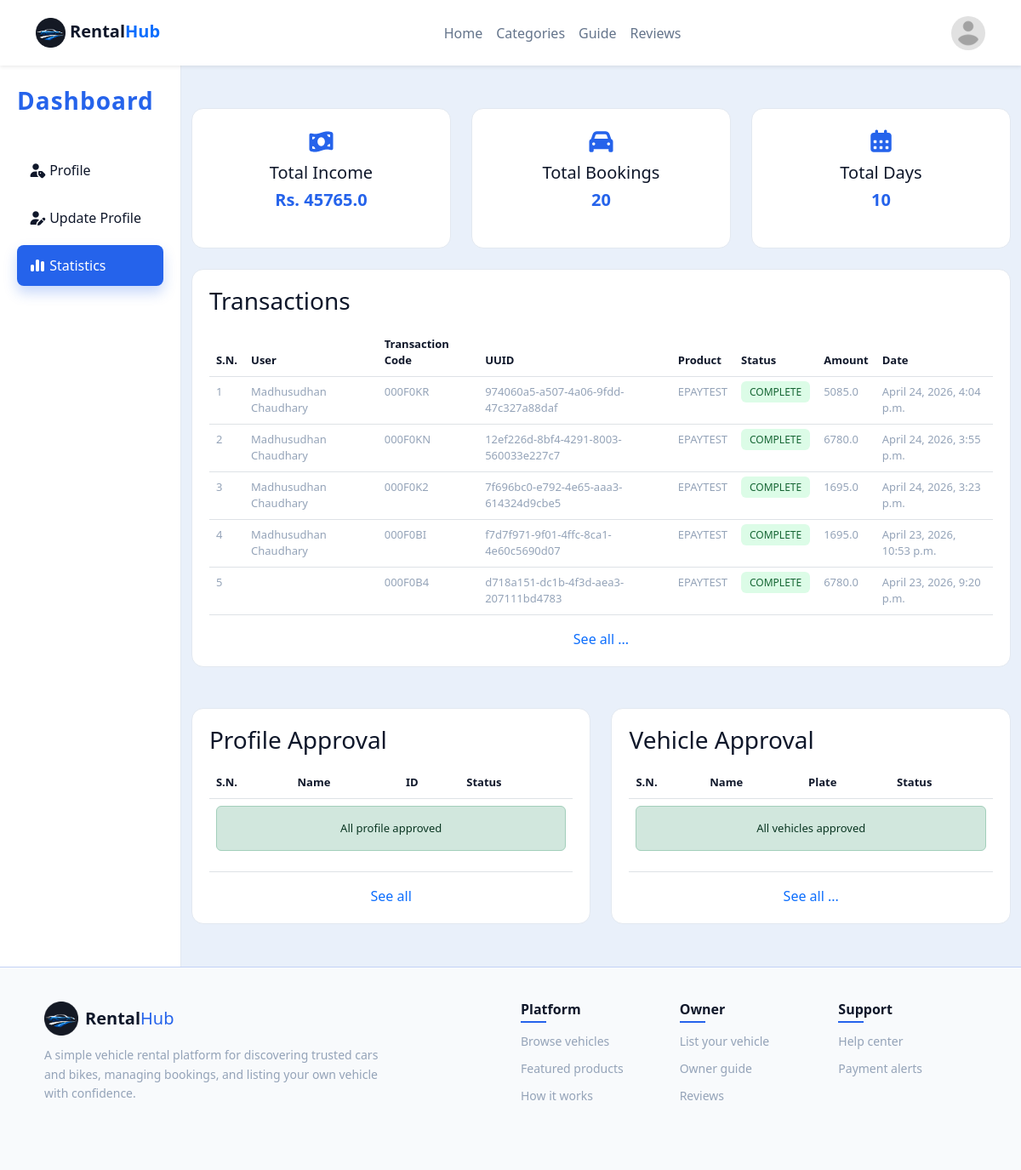
Page /account/statistics/ (signed in) on the committed database.
### payment/models.py (models this page shows)
class Transaction(models.Model):
    user=models.ForeignKey(User,on_delete=models.CASCADE)
    transaction_code=models.CharField(max_length=200)
    transaction_uuid=models.CharField(max_length=200)
    product_code=models.CharField(max_length=200)
    status=models.CharField(max_length=200)
    total_amount=models.CharField(max_length=200)
    created_at=models.DateTimeField(auto_now_add=True)

### accounts/views.py (the view)
# urls.py: path('statistics/',views.stats,name='stats'),
@login_required(login_url='log_in')
def stats(request):
    if request.user.is_superuser:
        total = Transaction.objects.aggregate(total_amount=Sum('total_amount'))['total_amount']
        v_total=OrderItem.objects.aggregate(v_total=Sum('product'))['v_total']
        d_total=OrderItem.objects.aggregate(d_total=Sum('quantity'))['d_total']
        t_all=request.GET.get('t_all')
        p_all=request.GET.get('p_all')
        v_all=request.GET.get('v_all')
        if t_all:
            transaction=Transaction.objects.all()[::-1]
        else:
            transaction=Transaction.objects.all()[:5][::-1]
        if p_all:
            profile=Profile.objects.filter(approved=False)
        else:
            profile=Profile.objects.filter(approved=False)[:5]
        if v_all:
            vehicle=Product.objects.filter(approved=False)
        else:
            vehicle=Product.objects.filter(approved=False)[:5]
        print(transaction)
        context={
            'transaction':transaction,
            'profile':profile,
            'vehicle':vehicle,
            'total':total,
            'v_total':v_total,
            'd_total':d_total,
        }
        return render(request,'profile/stats.html',context)
    else:
        return redirect('profile')

### accounts/templates/profile/stats.html
{% extends "dashboard.html" %}
{% load static %}
{% block procss %}
<link rel="stylesheet" href="{% static 'css/stats.css' %}">
{% endblock procss %}
{% block profile %}
<section class="stats">
    <div class="container">
        <div class="row g-4 mb-4">
            <div class="col-lg-4">
                <div class="stat-card">
                    <i class="fa-solid fa-money-bill-wave"></i>
                    <h5>Total Income</h5>
                    {% if total %}
                      <p>Rs. {{total}}</p>
                    {% endif %}
                </div>
            </div>
            <div class="col-lg-4">
                <div class="stat-card">
                    <i class="fa-solid fa-car"></i>
                    <h5>Total Bookings</h5>
                    {% if v_total %}
                      <p>{{v_total}}</p>
                    {% endif %}
                </div>
            </div>
            <div class="col-lg-4">
                <div class="stat-card">
                    <i class="fa-solid fa-calendar-days"></i>
                    <h5>Total Days</h5>
                    {% if d_total %}
                      <p>{{d_total}}</p>
                    {% endif %}
                </div>
            </div>
        </div>
        <div class="table-box mb-5">
            <h3 class="mb-3">Transactions</h3>
            <div class="table-responsive">
                <table class="table custom-table">
                    <thead>
                        <tr>
                            <th>S.N.</th>
                            <th>User</th>
                            <th>Transaction Code</th>
                            <th>UUID</th>
                            <th>Product</th>
                            <th>Status</th>
                            <th>Amount</th>
                            <th>Date</th>
                        </tr>
                    </thead>
                    <tbody>
                        {% if transaction %}
                        {% for i in transaction %}
                        <tr>
                            <td>{{forloop.counter}}</td>
                            <td>{{i.user.first_name|title}} {{i.user.last_name|title}}</td>
                            <td>{{i.transaction_code}}</td>
                            <td>{{i.transaction_uuid}}</td>
                            <td>{{i.product_code}}</td>
                            <td><span class="badge-success">{{i.status}}</span></td>
                            <td>{{i.total_amount}}</td>
                            <td>{{i.created_at}}</td>
                        </tr>
                           {% endfor %}
                           {% else %}
                           <div class="alert alert-danger">No items found</div>
                           {% endif %}
                    </tbody>
                </table>
            </div>
            <a href="?t_all=true"><div class="text-center">See all ...</div></a>
        </div>
        <div class="row g-4">
            <div class="col-lg-6">
                <div class="table-box">
                    <h3 class="mb-3">Profile Approval</h3>
                    <table class="table custom-table">
                        <thead>
                            <tr>
                                <th>S.N.</th>
                                <th>Name</th>
                                <th>ID</th>
                                <th>Status</th>
                            </tr>
                        </thead>
                        <tbody>
                            {% if profile %}
                            {% for i in profile %}
                            <tr>
                                <td>{{forloop.counter}}</td>
                                <td>{{i.fname|title}} {{i.lname|title}}</td>
                                <td>{{i.citizen}}</td>
                                <td><span class="badge-pending">Pending</span></td>
                            </tr>
                             {% endfor %}
                             {% else %}
                           <tr><td colspan="4" rowspan="4"><div class="alert alert-success text-center w-100">All profile approved</div></td></tr>
                            {% endif %}
                        </tbody>
                    </table>
                    <a href="?p_all=true"><div class="text-center">See all</div></a>
                </div>
            </div>
            <div class="col-lg-6">
                <div class="table-box">
                    <h3 class="mb-3">Vehicle Approval</h3>
                    <table class="table custom-table">
                        <thead>
                            <tr>
                                <th>S.N.</th>
                                <th>Name</th>
                                <th>Plate</th>
                                <th>Status</th>
                            </tr>
                        </thead>
                        <tbody>
                            {% if vehicle %}
                            {% for i in vehicle %}
                            <tr>
                                <td>{{forloop.counter}}</td>
                                <td>{{i.name}}</td>
                                <td>{{i.plate}}</td>
                                <td><span class="badge-pending">Pending</span></td>
                            </tr>
                            {% endfor %}
                            {% else %}
                          <tr><td colspan="4" rowspan="4"><div class="alert alert-success text-center">All vehicles approved</div></td></tr>
                              {% endif %}
                        </tbody>
                    </table>
                    <a href="?v_all=true"><div class="text-center">See all ...</div></a>
                </div>
            </div>
        </div>
    </div>
</section>
{% endblock profile %}

### main/static/css/home.css (style rules this page uses)
:root { --primary-color: #2563eb; --primary-hover: #1d4ed8; --secondary-color: #64748b; --text-dark: #0f172a; --text-light: #94a3b8; --background-main: #f8fafc; --background-secondary:#e8f0fae7; --white: #ffffff; --border-light: #e2e8f0; --price-bg: #e0f2fe; --price-text: #0369a1; }
body { background-color: var(--background-main); font-family: 'Segoe UI', sans-serif; color: var(--text-dark); }
a { text-decoration: none; }

### accounts/static/css/dash.css (style rules this page uses)
:root { --primary-color: #2563eb; --primary-hover: #1d4ed8; --text-dark: #0f172a; --text-light: #94a3b8; --background-main: #f8fafc; --white: #ffffff; --border-light: #e2e8f0; }

### accounts/static/css/stats.css (style rules this page uses)
:root { --primary-color: #2563eb; --primary-hover: #1d4ed8; --secondary-color: #64748b; --text-dark: #0f172a; --text-light: #94a3b8; --background-main: #f8fafc; --background-secondary:#e8f0fae7; --white: #ffffff; --border-light: #e2e8f0; --price-bg: #e0f2fe; --price-text: #0369a1; }
.stats { padding: 50px 0; background: var(--background-secondary); }
.stat-card { background: var(--white); padding: 25px; border-radius: 14px; border: 1px solid var(--border-light); text-align: center; transition: 0.3s; }
.stat-card i { font-size: 28px; color: var(--primary-color); margin-bottom: 10px; }
.stat-card h5 { color: var(--text-dark); margin-bottom: 5px; }
.stat-card p { font-size: 20px; font-weight: 600; color: var(--primary-color); }
.table-box { background: var(--white); padding: 20px; border-radius: 14px; border: 1px solid var(--border-light); }
.custom-table thead { background: var(--background-secondary); }
.custom-table th { font-size: 13px; color: var(--text-dark); }
.custom-table td { font-size: 13px; color: var(--text-light); }
.badge-success { background: #dcfce7; color: #166534; padding: 4px 10px; border-radius: 6px; font-size: 12px; }

### rows in the picture
Transaction: user.first_name "Madhusudhan", user.last_name "Chaudhary", transaction_code "000F0KR", transaction_uuid "974060a5-a507-4a06-9fdd-47c327a88daf", product_code "EPAYTEST", status "COMPLETE", total_amount "5085.0", created_at "April 24, 2026, 4:04 p.m."
Transaction: user.first_name "Madhusudhan", user.last_name "Chaudhary", transaction_code "000F0KN", transaction_uuid "12ef226d-8bf4-4291-8003-560033e227c7", product_code "EPAYTEST", status "COMPLETE", total_amount "6780.0", created_at "April 24, 2026, 3:55 p.m."
Transaction: user.first_name "Madhusudhan", user.last_name "Chaudhary", transaction_code "000F0K2", transaction_uuid "7f696bc0-e792-4e65-aaa3-614324d9cbe5", product_code "EPAYTEST", status "COMPLETE", total_amount "1695.0", created_at "April 24, 2026, 3:23 p.m."
Transaction: user.first_name "Madhusudhan", user.last_name "Chaudhary", transaction_code "000F0BI", transaction_uuid "f7d7f971-9f01-4ffc-8ca1-4e60c5690d07", product_code "EPAYTEST", status "COMPLETE", total_amount "1695.0", created_at "April 23, 2026, 10:53 p.m."
Transaction: transaction_code "000F0B4", transaction_uuid "d718a151-dc1b-4f3d-aea3-207111bd4783", product_code "EPAYTEST", status "COMPLETE", total_amount "6780.0", created_at "April 23, 2026, 9:20 p.m."

### other values in the picture
{{ total }} "45765.0"
{{ v_total }} "20"
{{ d_total }} "10"
